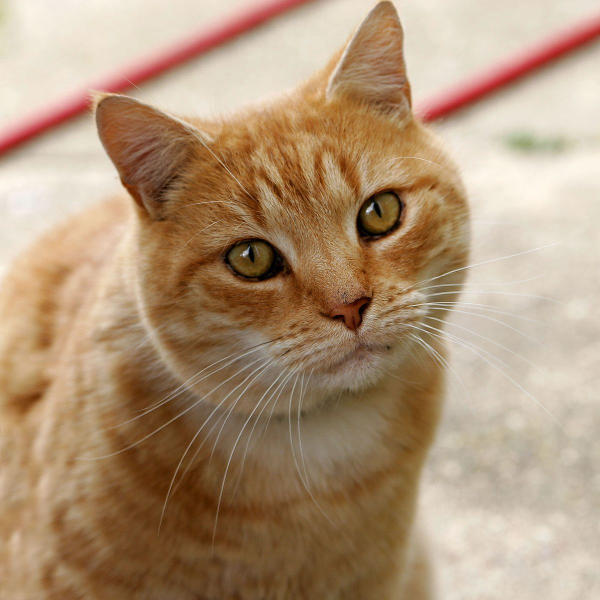
#> input picture Graph CNN/cat.jpg, 1200 x 1199 px, found by its file name (shown at 1/2 size)
$ python build_graph_from_image.py
#> lines starting #> are read from the running program, lines starting #| are printed output that depends on the picture
from PIL import Image
import numpy as np
import cv2 as cv
import networkx as nx
import scipy
from scipy.spatial import distance
import matplotlib.pyplot as plt

G = nx.Graph()
size = 4
img_1 = cv.imread("D:\Hoc_ky_212_2022\De_cuong_luan_van_tot_nghiep\Graph CNN\cat.jpg",cv.IMREAD_GRAYSCALE)
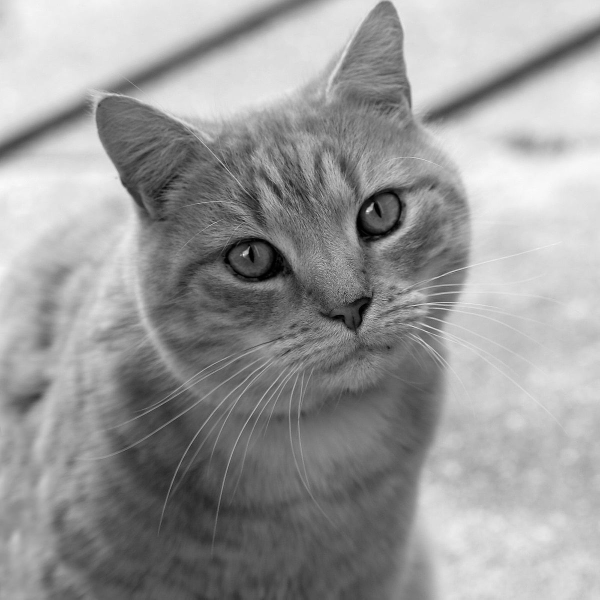
#> img_1: shape (1199, 1200) (shown at 1/2 size); min 0, max 255, mean 153.7
img = cv.resize(img_1,(size,size))
#> img = [[230, 217, 127, 94], [199, 114, 97, 218], [177, 94, 115, 198], [130, 72, 92, 215]]
n = 0
rows = img.shape[0]
#> rows = 4
columns = img.shape[1]
#> columns = 4
print(rows)
#| 4
print(columns)
#| 4

pos=nx.get_node_attributes(G,'pos')
for x in range(0, rows):
    for y in range(0, columns):
            n += 1
            G.add_node(n,pos = (y,x))
            pos=nx.get_node_attributes(G,'pos')
#> after the loop, n = 16
print(pos)
print(img[0])
#| [230 217 127  94]

# Generating Edges based on the max distance allowed
for x in G.nodes:
    for y in G.nodes:
        G.add_edge(x, y)

nx.draw(G,pos=pos, with_labels=True)
print(img)
#| [[230 217 127  94]
#|  [199 114  97 218]
#|  [177  94 115 198]
#|  [130  72  92 215]]
plt.imshow(img)
plt.show()
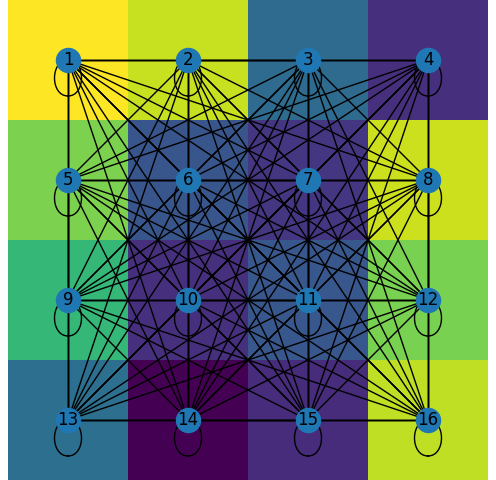
#> figure drawn by matplotlib, 1 panel
